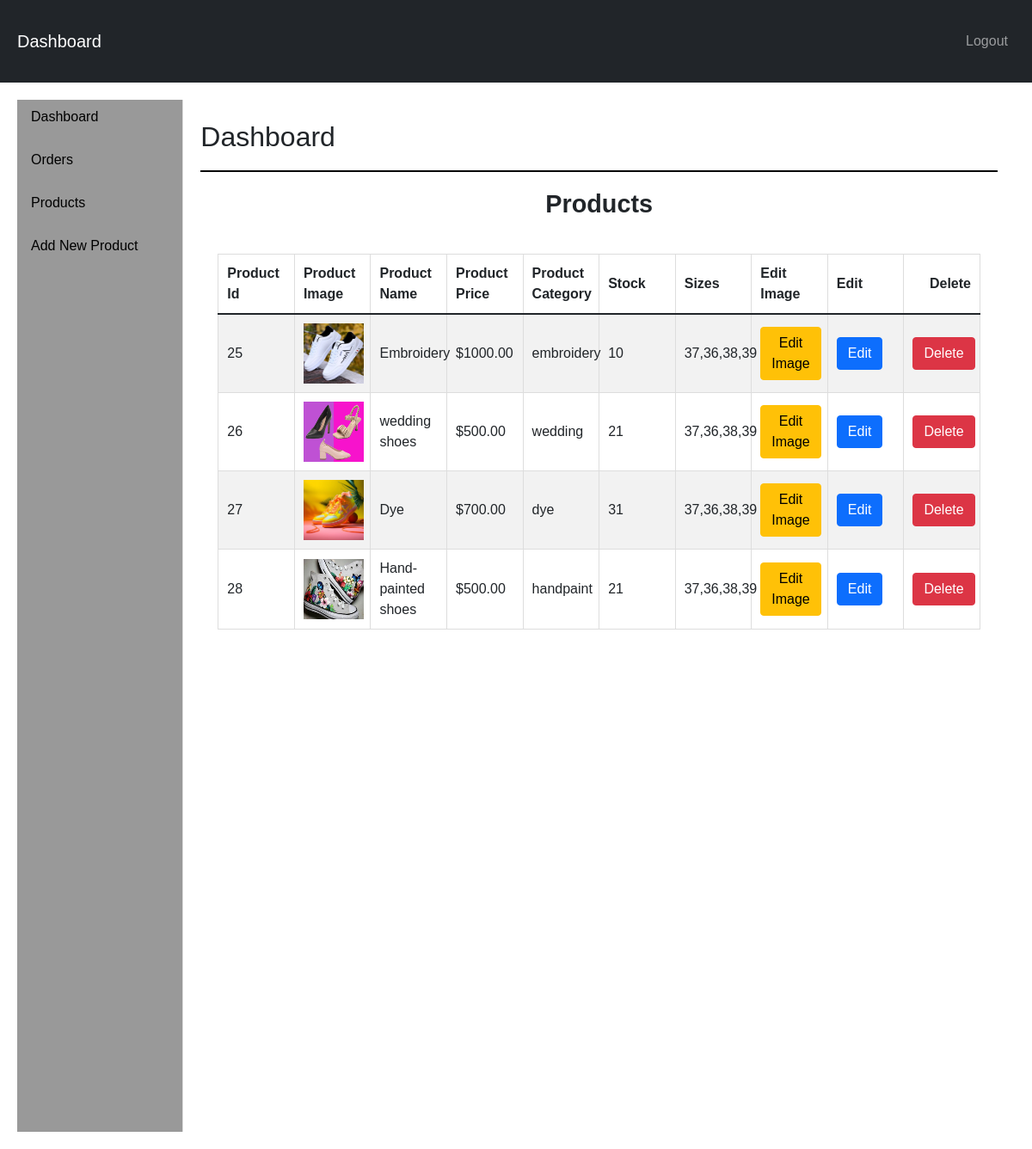
Screenshot of /admin/products.php (signed in) with the database file from the repository.
### tables this page shows
CREATE TABLE IF NOT EXISTS `products` (
  `product_id` int(11) NOT NULL AUTO_INCREMENT,
  `product_name` varchar(100) NOT NULL,
  `product_category` varchar(100) NOT NULL,
  `product_description` mediumtext NOT NULL,
  `stock` int(11) NOT NULL,
  `sizes` varchar(255) NOT NULL,
  `product_image` varchar(255) NOT NULL,
  `product_image2` varchar(255) NOT NULL,
  `product_image3` varchar(255) NOT NULL,
  `product_image4` varchar(255) NOT NULL,
  `product_price` decimal(10,2) NOT NULL,
  PRIMARY KEY (`product_id`)
);

### admin/products.php (the view, shortened to what this page needs)
<?php include('header.php');?>
<?php
            if(isset($_GET['page_no']) && $_GET['page_no'] !="" ){
              $page_no = $_GET['page_no'];
            }else{
                $page_no = 1;
            }
            $total_records_per_page = 5;
            $offset = ($page_no -1) * $total_records_per_page;
            $stmt2 = $conn->prepare("SELECT * FROM products LIMIT $offset,$total_records_per_page ");
            $stmt2->execute();
            $products = $stmt2->get_result();
?>
<div class="container-fluid">
  <div class="row">
    <div class="col-md-2 sidebar">
      <ul class="nav flex-column">
        <li class="nav-item">
          <a class="nav-link active" href="index.php">Dashboard</a>
        </li>
        <li class="nav-item">
          <a class="nav-link" href="index.php">Orders</a>
        </li>
        <li class="nav-item">
          <a class="nav-link" href="products.php">Products</a>
        </li>
        <li class="nav-item">
          <a class="nav-link" href="add_product.php">Add New Product</a>
        </li>
      </ul>
    </div>
    <div class="col-md-10 main">
      <div class="pt-1 pb-2">
        <h1 class="h2">Dashboard</h1>
        <hr class="dsh_hori">
        <div class="btn-toolbar mb-2 mb-md-0">
          <div class="section-container">
          <h2>Products</h2>
            <div class="table-responsive w-100">
              <table class="table table-striped table-sm">
                <thead>
                  <tr>
                    <th scope="col">Product Id</th>
                    <th scope="col">Product Image</th>
                    <th scope="col">Product Name</th>
                    <th scope="col">Product Price</th>
                    <th scope="col">Product Category</th>
                    <th scope="col">Stock</th>
                    <th scope="col">Sizes</th>
                    <th scope="col">Edit Image</th>
                    <th scope="col">Edit</th>
                    <th scope="col">Delete</th>
                  </tr>
               </thead>
               <tbody>
               <?php foreach($products as $product) {
                ?>
                <tr>
                  <td><?php  echo $product['product_id']; ?></td>
                  <td><img src="<?php  echo  "../assets/imgs/".$product['product_image']; ?>" style="width: 70px; height:70px" /></td>
                  <td><?php  echo $product['product_name']; ?></td>
                  <td>$<?php  echo $product['product_price']; ?></td>
                  <td><?php  echo $product['product_category']; ?></td>
                  <td><?php  echo $product['stock']; ?></td>
                  <td><?php  echo $product['sizes']; ?></td>
                  <td><a class="btn btn-warning" href=" <?php echo "edit_images.php?product_id=".$product['product_id']."&product_name=".$product['product_name'] ; ?>">Edit Image</a></td>
                  <td><a class="btn btn-primary" href="edit_product.php?product_id=<?php echo $product['product_id']; ?>">Edit</a></td>
                  <td><a class="btn btn-danger"  href="delete_product.php?product_id=<?php echo $product['product_id']; ?>">Delete</a></td>
                </tr>
                <?php } ?>
               </tbody>
              </table>
    </body>
</html>

### admin/dashboard.css (style rules this page uses)
* { padding: 0; margin: 0; box-sizing: border-box; }
body { font-family: 'Poppins', sans-serif; width: 100%; height: auto; }
h1 { font-size: 2.5rem; font-weight: 700; }
h2 { font-size: 1.8rem; font-weight: 600; }
body { font-family: Arial, sans-serif; margin: 0; padding: 0; }
.sidebar { background-color: rgba(0, 0, 0, 0.4); padding: 20px; border-right: 1px solid #ddd; height: 150vh; }
.sidebar ul { list-style: none; margin: 0; padding: 0; }
.sidebar li { margin-bottom: 10px; }
.sidebar a { color: #000000; }
.section-container { display: flex; flex-direction: column; align-items: center; }
.section-container h2 { margin-bottom: 20px; }
.main hr { width: 100%; height: 2px; border-color: #000; }
.table-responsive { width: 100%; padding: 20px; }
.table-responsive table { width: 100%; table-layout: fixed; }
.table-responsive th, .table-responsive td { width: auto; padding: 10px; text-align: left; border: 1px solid #ddd; vertical-align: middle; }
.container-fluid { padding: 20px; }
.row { margin: 0; }
.col-md-2 { padding: 0; }
.col-md-10 { padding: 20px; }
hr { width: 4rem; border-width: 1px; text-align: center; border-color: coral; border-style: solid ; margin: 20px auto; opacity: 1; }
td:last-child { text-align: right; font-weight: bold; }
th:last-child { text-align: right; }

### rows the page displays
products: product_id "25", product_image (picture), product_name "Embroidery", product_price "1000.00", product_category "embroidery", stock "10", sizes "37,36,38,39"
products: product_id "26", product_image (picture), product_name "wedding shoes", product_price "500.00", product_category "wedding", stock "21", sizes "37,36,38,39"
products: product_id "27", product_image (picture), product_name "Dye", product_price "700.00", product_category "dye", stock "31", sizes "37,36,38,39"
products: product_id "28", product_image (picture), product_name "Hand-painted shoes", product_price "500.00", product_category "handpaint", stock "21", sizes "37,36,38,39"
